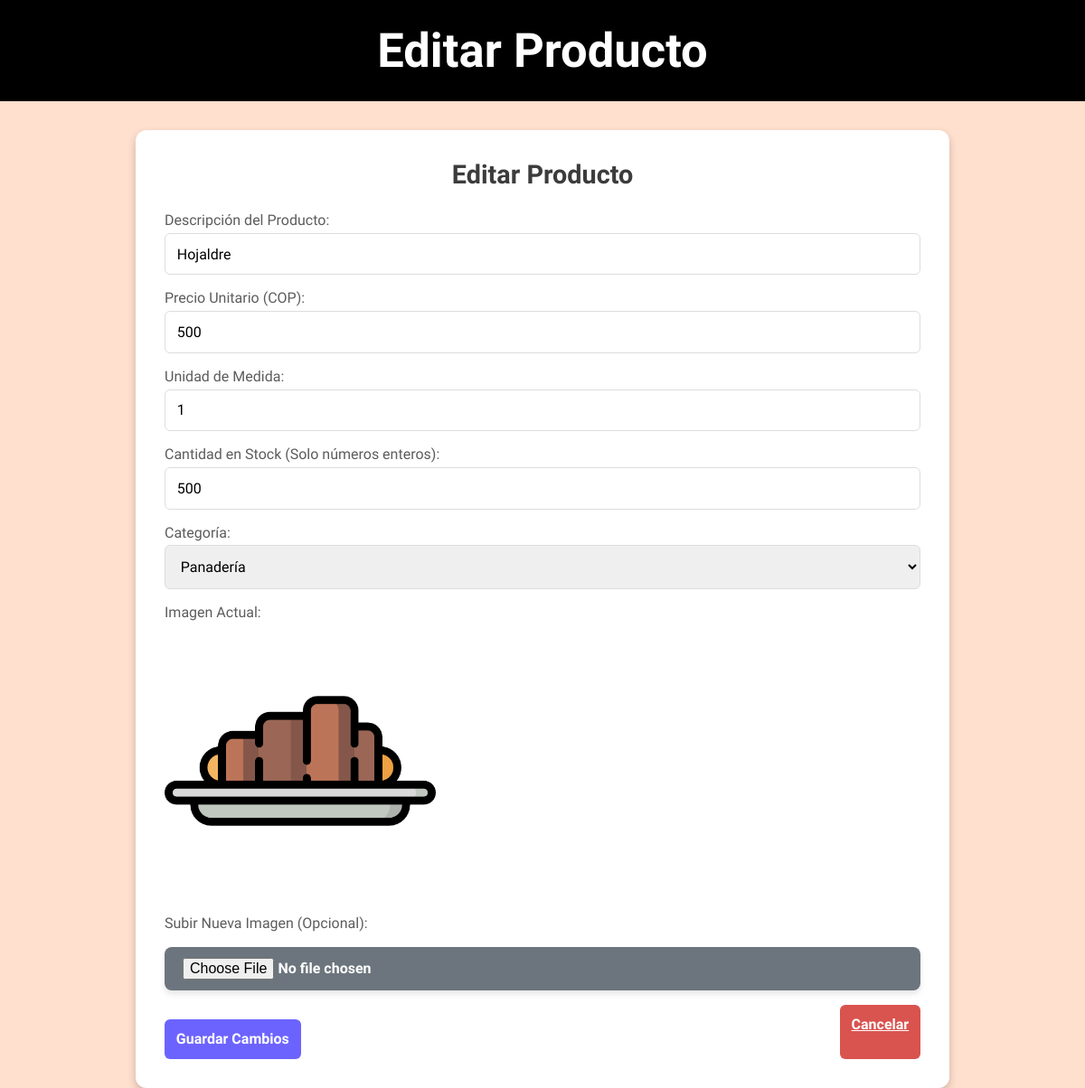
The app's page /editar_producto/4 with its own data.
### models/productos.py (models this page shows, shortened)
class Producto(Base):
    __tablename__ = 'productos'
    id = Column(Integer, primary_key=True, autoincrement=True)
    descripcion = Column(String(300), unique=True, nullable=False)
    valor_unitario = Column(Integer, nullable=False)
    unidad_medida = Column(String(3), nullable=False)
    cantidad_stock = Column(Integer, nullable=False)
    categoria_id = Column(Integer, ForeignKey('categorias.id'), nullable=False)
    imagen = Column(String(300), nullable=True)
    categoria = relationship("Categoria", back_populates="productos")

### models/categoria.py (models this page shows, shortened)
class Categoria(Base):
    __tablename__ = 'categorias'
    id = Column(Integer, primary_key=True, autoincrement=True)
    nombre = Column(String(100), unique=True, nullable=False)
    productos = relationship("Producto", back_populates="categoria")

### app.py (the view, shortened to what this page needs)
@app.route('/editar_producto/<int:id>', methods=['GET', 'POST'])
def editar_producto(id):
    producto = db_session.query(Producto).get(id)
    if not producto:
        flash('El producto no existe.', 'error')
        return redirect(url_for('productos'))
    categorias = db_session.query(Categoria).all()
    return render_template('editar_producto.html', producto=producto, categorias=categorias)

### app.py (called while the page is built)
@app.context_processor
def inject_favicon():
    return {"favicon_url": url_for('static', filename='favicon.ico')}

### templates/editar_producto.html (shortened to what this page needs)
<!DOCTYPE html>
<html lang="es">
<head>
    <link rel="stylesheet" href="{{ url_for('static', filename='styles.css') }}">
</head>
<body>
    <nav>
        <div class="navbar">
            <h1>Editar Producto</h1>
        </div>
    </nav>
    <div class="contenedor">
        <h2 class="titulo">Editar Producto</h2>
        <form method="POST" action="{{ url_for('editar_producto', id=producto.id) }}" enctype="multipart/form-data">
            <div class="form-group">
                <label for="descripcion">Descripción del Producto:</label>
                <input type="text" id="descripcion" name="descripcion" value="{{ producto.descripcion }}" required>
            </div>
            <div class="form-group">
                <label for="valor_unitario">Precio Unitario (COP):</label>
                <input type="number" id="valor_unitario" name="valor_unitario" step="100" value="{{ producto.valor_unitario|int }}" required>
            </div>
            <div class="form-group">
                <label for="unidad_medida">Unidad de Medida:</label>
                <input type="text" id="unidad_medida" name="unidad_medida" value="{{ producto.unidad_medida }}" required>
            </div>
            <div class="form-group">
                <label for="cantidad_stock">Cantidad en Stock (Solo números enteros):</label>
                <input type="number" id="cantidad_stock" name="cantidad_stock" step="1" value="{{ producto.cantidad_stock|int }}" required>
            </div>
            <div class="form-group">
                <label for="categoria">Categoría:</label>
                <select id="categoria" name="categoria_id" required>
                    {% for categoria in categorias %}
                    <option value="{{ categoria.id }}" {% if categoria.id == producto.categoria_id %}selected{% endif %}>
                        {{ categoria.nombre }}
                    </option>
                    {% endfor %}
                </select>
            </div>
            <div class="form-group">
                <label for="imagen_actual">Imagen Actual:</label>
                <div class="imagen-previa">
                    {% if producto.imagen %}
                    <img src="{{ url_for('static', filename=producto.imagen) }}" alt="Imagen del producto" class="producto-img-detalle">
                    {% else %}
                    <p>No hay imagen disponible.</p>
                    {% endif %}
                </div>
            </div>
            <div class="form-group">
                <label for="imagen">Subir Nueva Imagen (Opcional):</label>
                <input type="file" id="imagen" name="imagen" class="btn-archivo">
            </div>
            <div class="btn-group">
                <button type="submit" class="btn">Guardar Cambios</button>
                <a href="{{ url_for('productos') }}" class="btn btn-cancelar">Cancelar</a>
            </div>
        </form>
    </div>
</body>
</html>

### static/styles.css (style rules this page uses)
* { font-family: "Signika Negative", sans-serif; margin: 0; padding: 0; box-sizing: border-box; }
body { width: 100%; height: 100vh; background: #ffdfcd; font-family: Arial, sans-serif; }
.navbar { display: flex; justify-content: center; align-items: center; background: black; color: white; padding: 10px; border: 15px solid black; font-size: 35px; position: relative; }
.contenedor { margin: 2rem auto; max-width: 900px; background-color: #ffffff; border-radius: 12px; padding: 2rem; box-shadow: 0 4px 10px rgba(0, 0, 0, 0.2); }
.titulo { text-align: center; margin-bottom: 1.5rem; font-size: 1.8rem; color: #3c3c3c; }
form { display: flex; flex-direction: column; gap: 1rem; }
.form-group { display: flex; flex-direction: column; }
label { font-size: 1rem; color: #5c5c5c; margin-bottom: 0.3rem; }
input, select { padding: 0.8rem; font-size: 1rem; border: 1px solid #ddd; border-radius: 6px; transition: border-color 0.3s; }
.btn { margin-top: 1rem; padding: 0.8rem; font-size: 1rem; font-weight: bold; text-align: center; background-color: #6c63ff; color: white; border: none; border-radius: 6px; cursor: pointer; transition: background-color 0.3s; }
.btn-cancelar { background-color: #f44336; margin-top: 0; }
.btn-group { display: flex; justify-content: space-between; }
.btn-archivo { padding: 12px 20px; background-color: #6c757d; color: white; border: none; border-radius: 8px; cursor: pointer; font-size: 16px; font-weight: bold; transition: all 0.3s ease; display: inline-block; margin-top: 12px; box-shadow: 0 4px 6px rgba(0, 0, 0, 0.1); text-align: center; }
.producto-img-detalle { max-width: 100%; max-height: 300px; object-fit: contain; border-radius: 15px; }
.btn-cancelar { background-color: #d9534f; color: white; }

### records on screen
Producto: descripcion "Hojaldre", valor_unitario "500", unidad_medida "1", cantidad_stock "500", categoria_id "Panadería", imagen (picture)
